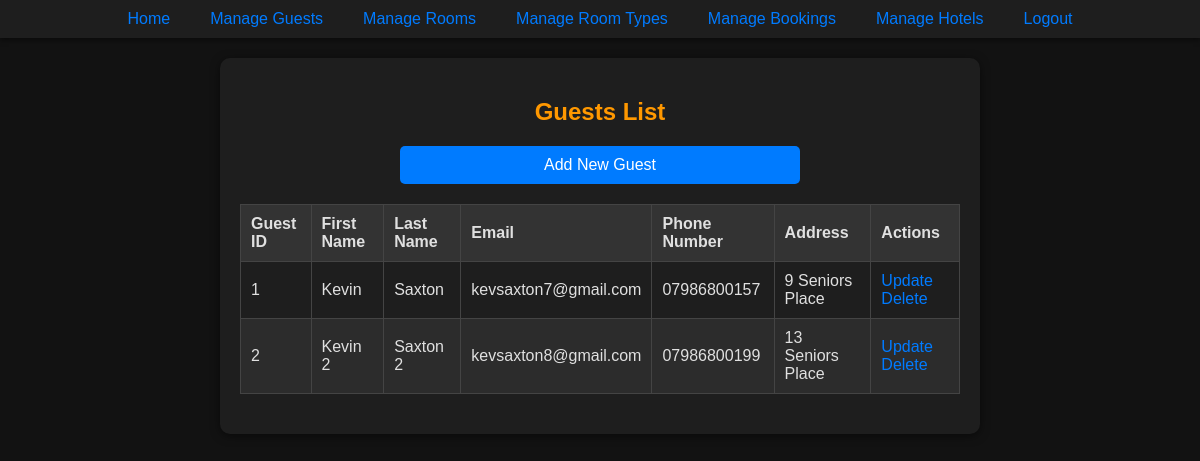
Before: /php/viewGuests.php (signed in) with the older database file.
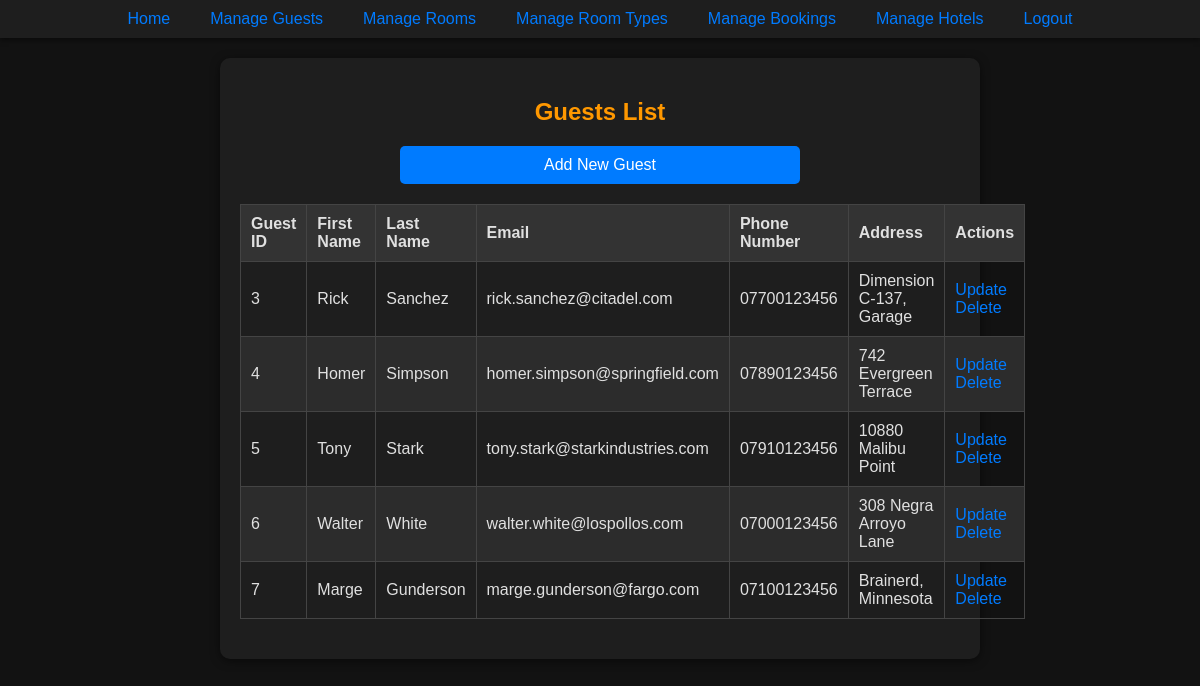
After: the same page with the newer database file.
### tables this page shows
CREATE TABLE "Guest" (
	"guestID"	INTEGER,
	"firstName"	VARCHAR(50) NOT NULL,
	"lastName"	VARCHAR(50) NOT NULL,
	"email"	VARCHAR(50) NOT NULL UNIQUE,
	"phoneNo"	VARCHAR(20) NOT NULL,
	"address"	VARCHAR(50),
	PRIMARY KEY("guestID" AUTOINCREMENT)
);

### php/viewGuests.php (the view, shortened to what this page needs)
<?php
include '../components/NavBar.php';
try {
    $stmt = $pdo->query('SELECT * FROM Guest');
    $guests = $stmt->fetchAll(PDO::FETCH_ASSOC);
} catch (PDOException $e) {
    echo 'Database error: ' . $e->getMessage();
    exit;
}
?>
<!DOCTYPE html>
<html lang="en">
<head>
    <link rel="stylesheet" href="../css/styles.css">
</head>
<body>
    <div class="form-container">
        <h2 class="center-text">Guests List</h2>
        <div class="center-text" style="margin-bottom: 20px;">
            <a href="createGuestPage.php" class="form-button half-width-button">Add New Guest</a>
        </div>
        <table>
            <thead>
                <tr>
                    <th>Guest ID</th>
                    <th>First Name</th>
                    <th>Last Name</th>
                    <th>Email</th>
                    <th>Phone Number</th>
                    <th>Address</th>
                    <th>Actions</th>
                </tr>
            </thead>
            <tbody>
                <?php foreach ($guests as $guest): ?>
                    <tr>
                        <td><?= htmlspecialchars($guest['guestID']) ?></td>
                        <td><?= htmlspecialchars($guest['firstName']) ?></td>
                        <td><?= htmlspecialchars($guest['lastName']) ?></td>
                        <td><?= htmlspecialchars($guest['email']) ?></td>
                        <td><?= htmlspecialchars($guest['phoneNo']) ?></td>
                        <td><?= htmlspecialchars($guest['address']) ?></td>
                        <td>
                            <a href="updateGuestPage.php?guestID=<?= $guest['guestID'] ?>">Update</a>
                            <a href="deleteGuest.php?guestID=<?= $guest['guestID'] ?>" onclick="return confirm('Are you sure you want to delete this guest?')">Delete</a>
                        </td>
                    </tr>
                <?php endforeach; ?>
            </tbody>
        </table>
    </div>
</body>
</html>

Changed rows visible on the page:
removed guest: guestID "1", firstName "Kevin", lastName "Saxton", email "kevsaxton7@gmail.com", phoneNo "07986800157", address "9 Seniors Place"
removed guest: guestID "2", firstName "Kevin 2", lastName "Saxton 2", email "kevsaxton8@gmail.com", phoneNo "07986800199", address "13 Seniors Place"
added guest: guestID "3", firstName "Rick", lastName "Sanchez", email "rick.sanchez@citadel.com", phoneNo "07700123456", address "Dimension C-137, Garage"
added guest: guestID "4", firstName "Homer", lastName "Simpson", email "homer.simpson@springfield.com", phoneNo "07890123456", address "742 Evergreen Terrace"
added guest: guestID "5", firstName "Tony", lastName "Stark", email "tony.stark@starkindustries.com", phoneNo "07910123456", address "10880 Malibu Point"
added guest: guestID "6", firstName "Walter", lastName "White", email "walter.white@lospollos.com", phoneNo "07000123456", address "308 Negra Arroyo Lane"
added guest: guestID "7", firstName "Marge", lastName "Gunderson", email "marge.gunderson@fargo.com", phoneNo "07100123456", address "Brainerd, Minnesota"
